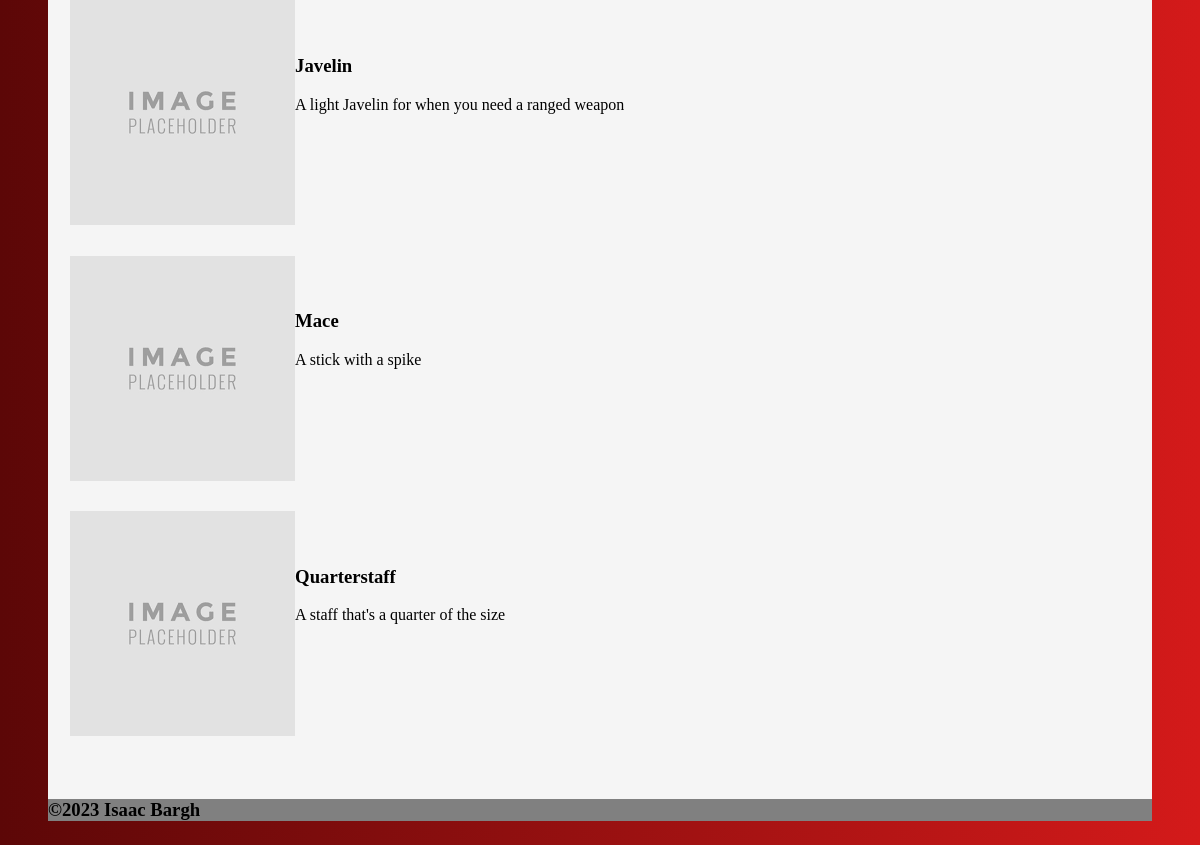
The app's page /all_equipment (lower part), older data.
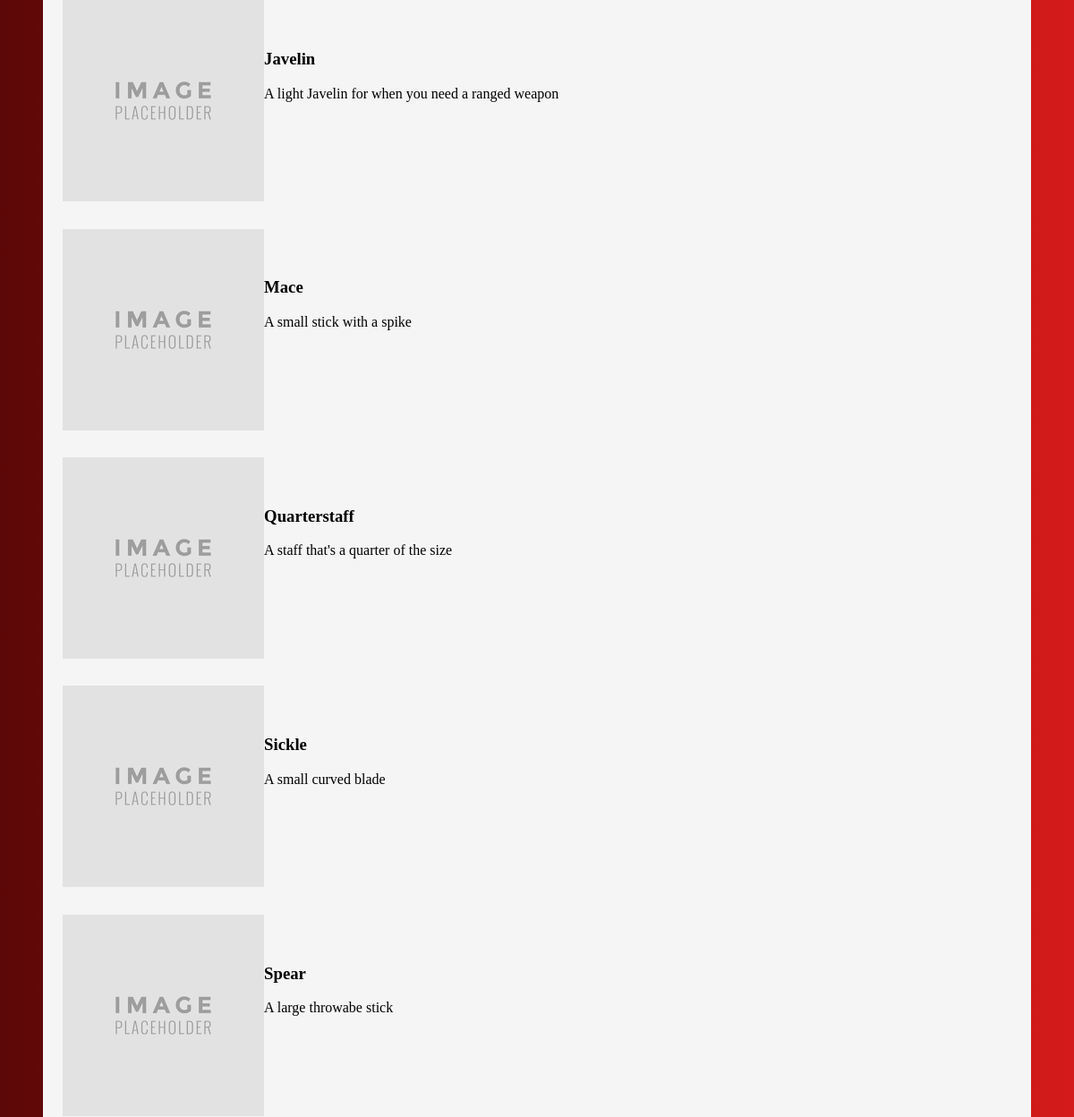
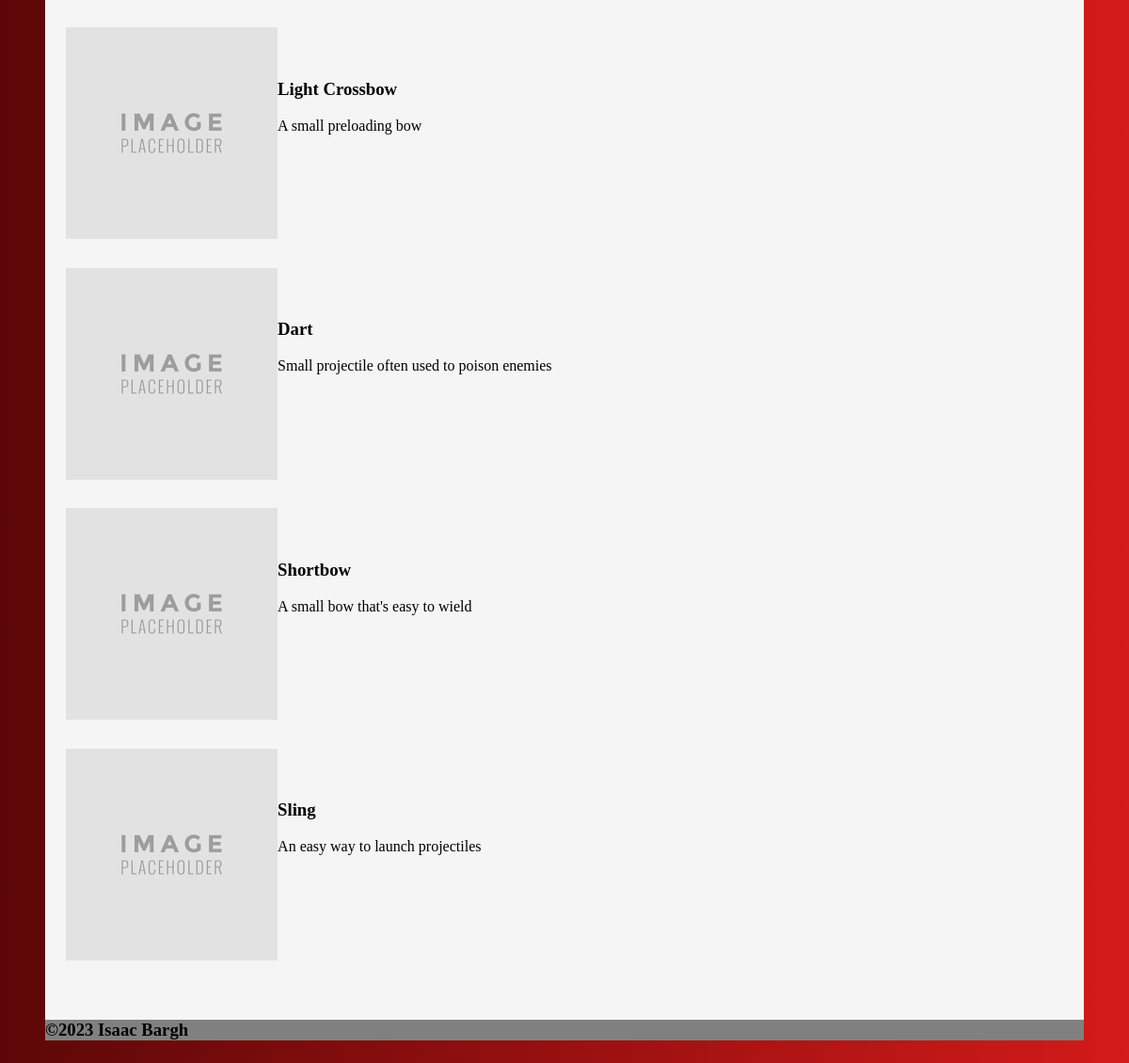
The same page, newer data (2 pictures, top to bottom).
### tables this page shows
CREATE TABLE Equipment (id INTEGER PRIMARY KEY AUTOINCREMENT, name TEXT, description TEXT, category INTEGER REFERENCES EquipmentCategory (id), image TEXT, summary TEXT);

### routes.py (the view)
@app.route('/all_equipment')
def all_equipment():
    equipment = sql_connect('SELECT * FROM Equipment')
    return render_template("all_equipment.html", title="Equipment", equipment=equipment)

### routes.py (called while the page is built)
def sql_connect(query):
    conn = sqlite3.connect('DnD.db')
    cur = conn.cursor()
    cur.execute(query)
    return cur.fetchall()

### templates/all_equipment.html (shortened to what this page needs)
{% extends 'layout.html' %}
{% block content %}
{%for item in equipment%}
<img class="all_img" src="/{{item[4]}}">
<br>
<br>
<h3>
    <a class="all_link" href= "/equipment/{{item[0]}}">
    {{item[1]}}
    </a>
</h3>
<P>{{item[5]}}</P>
<br>
<br>
<br>
<br>
<br>
<br>
<br>
{%endfor%}
{% endblock %}

### templates/layout.html (shortened to what this page needs)
<!DOCTYPE html>
<html lang="en">
<head>
    <link rel="stylesheet" href="/static/css/style.css"/>
</head>
<body>
    <main>
        {% block content %}{% endblock %}
    </main>
    <footer>
        <h3>&copy;2023 Isaac Bargh</h3>
    </footer>
</body>
</html>

### static/css/style.css (style rules this page uses)
body { font-family:"Comic Sans MS"; background-color: whitesmoke; margin-top: 2%; margin-bottom: 2%; margin-right: 4%; margin-left: 4%; font-size: 100%; }
html { background-image: linear-gradient(to left, rgb(212, 26, 26), rgb(92, 7, 7)); }
footer { background-color: gray; font-family: 'Lucida Sans'; }
main { margin-top: 1%; margin-bottom: 3%; margin-right: 2%; margin-left: 2%; }
.all_link { color: Black; text-decoration: none; }
.all_img { float: left; }

Row changes from the older to the newer data that the page shows:
changed Equipment "Mace": summary "A stick with a spike" → "A small stick with a spike"
added Equipment: image (placeholder picture), name "Sickle", summary "A small curved blade"
added Equipment: image (placeholder picture), name "Spear", summary "A large throwabe stick"
added Equipment: image (placeholder picture), name "Light Crossbow", summary "A small preloading bow"
added Equipment: image (placeholder picture), name "Dart", summary "Small projectile often used to poison enemies"
added Equipment: image (placeholder picture), name "Shortbow", summary "A small bow that's easy to wield"
added Equipment: image (placeholder picture), name "Sling", summary "An easy way to launch projectiles"
